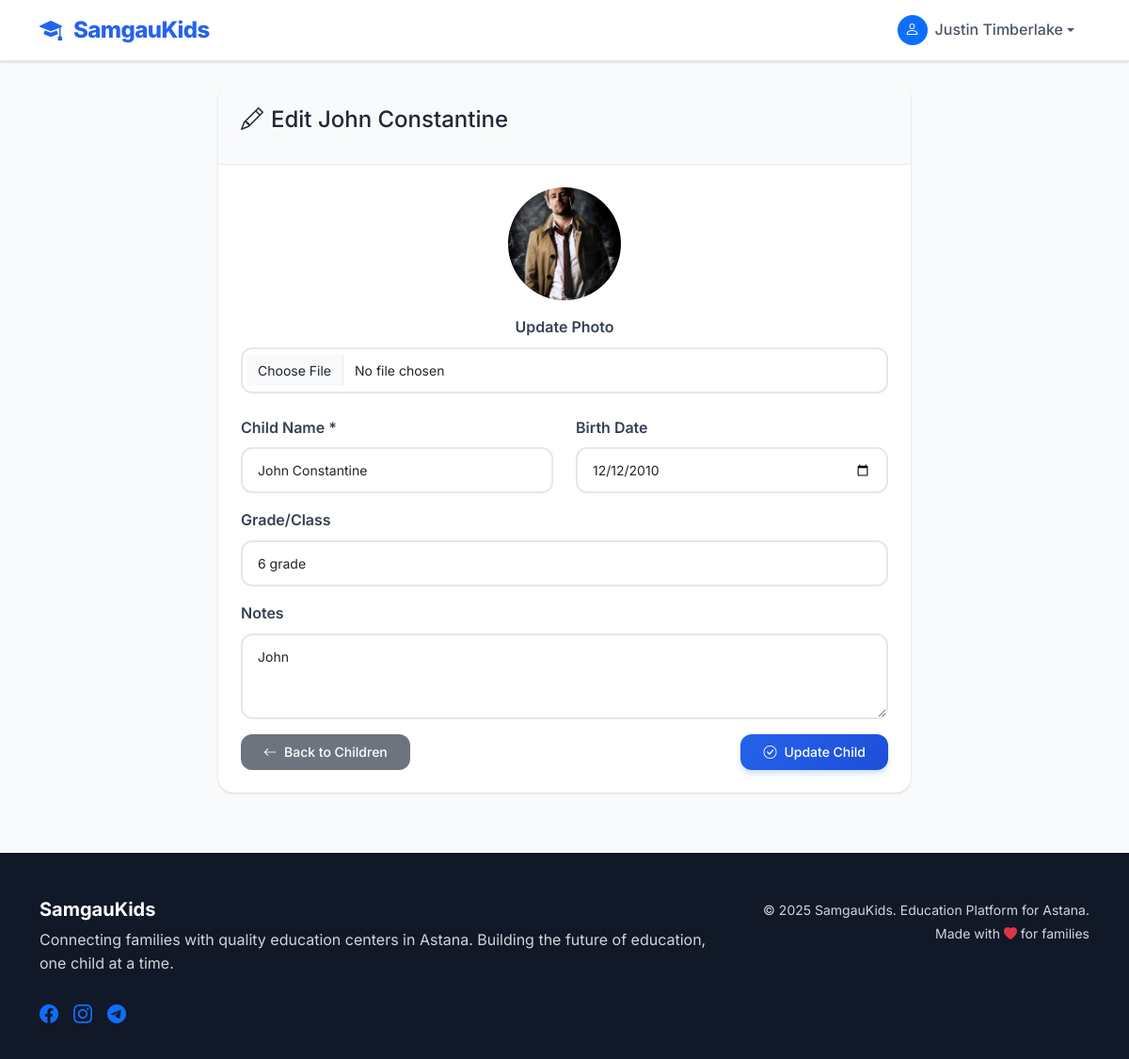
/parent/children/1/edit (signed in), run on the app's committed database.
### models.py (models this page shows, shortened)
class Child(db.Model):
    id = db.Column(db.Integer, primary_key=True)
    parent_id = db.Column(db.Integer, db.ForeignKey('parent.id'), nullable=False)
    name = db.Column(db.String(100), nullable=False)
    birth_date = db.Column(db.Date)
    grade = db.Column(db.String(20))
    notes = db.Column(db.Text)
    photo_url = db.Column(db.String(255))  # For uploaded photos
    medical_info = db.Column(db.Text)  # Important medical information
    emergency_contact = db.Column(db.String(100))  # Emergency contact name
    emergency_phone = db.Column(db.String(20))  # Emergency contact phone
    is_active = db.Column(db.Boolean, default=True)
    created_at = db.Column(db.DateTime, default=datetime.utcnow)
    updated_at = db.Column(db.DateTime, default=datetime.utcnow, onupdate=datetime.utcnow)
    parent = db.relationship('Parent', backref=db.backref('children', lazy=True))

### app.py (the view, shortened to what this page needs)
@app.route('/parent/children/<int:child_id>/edit', methods=['GET', 'POST'])
@login_required(role='parent')
def edit_child(child_id):
    parent = Parent.query.filter_by(user_id=session['user_id']).first()
    child = Child.query.filter_by(id=child_id, parent_id=parent.id).first()
    if not child:
        flash('Child not found.', 'danger')
        return redirect(url_for('manage_children'))
    return render_template('parent/edit_child.html', child=child)

### app.py (called while the page is built)
def login_required(role=None):
    def decorator(f):
        @wraps(f)
        def decorated_function(*args, **kwargs):
            if 'user_id' not in session:
                flash('Please log in to access this page.', 'warning')
                return redirect(url_for('login'))
            if role and session.get('user_role') != role:
                flash('Access denied. Insufficient permissions.', 'danger')
                return redirect(url_for('dashboard'))
            return f(*args, **kwargs)
        return decorated_function
    return decorator

### templates/parent/edit_child.html (shortened to what this page needs)
{% extends "base.html" %}
{% block content %}
<div class="container mt-4">
    <div class="row justify-content-center">
        <div class="col-md-8">
            <div class="card">
                <div class="card-header">
                    <h4><i class="bi bi-pencil me-2"></i>Edit {{ child.name }}</h4>
                </div>
                <div class="card-body">
                    <form method="POST" enctype="multipart/form-data">
                        <div class="text-center mb-4">
                            <div id="photoPreview" class="mb-3">
                                {% if child.photo_url %}
                                <img src="{{ url_for('static', filename='uploads/' + child.photo_url) }}"
                                     class="rounded-circle mx-auto"
                                     style="width: 120px; height: 120px; object-fit: cover;">
                                {% else %}
                                <div class="bg-light rounded-circle mx-auto d-flex align-items-center justify-content-center"
                                     style="width: 120px; height: 120px;">
                                    <i class="bi bi-person display-4 text-muted"></i>
                                </div>
                                {% endif %}
                            </div>
                            <div class="mb-3">
                                <label for="photo" class="form-label">Update Photo</label>
                                <input type="file" class="form-control" id="photo" name="photo"
                                       accept="image/*" onchange="previewPhoto(this)">
                            </div>
                        </div>
                        <div class="row">
                            <div class="col-md-6 mb-3">
                                <label for="name" class="form-label">Child Name *</label>
                                <input type="text" class="form-control" id="name" name="name"
                                       value="{{ child.name }}" required>
                            </div>
                            <div class="col-md-6 mb-3">
                                <label for="birth_date" class="form-label">Birth Date</label>
                                <input type="date" class="form-control" id="birth_date" name="birth_date"
                                       value="{{ child.birth_date.strftime('%Y-%m-%d') if child.birth_date }}">
                            </div>
                        </div>
                        <div class="mb-3">
                            <label for="grade" class="form-label">Grade/Class</label>
                            <input type="text" class="form-control" id="grade" name="grade"
                                   value="{{ child.grade or '' }}">
                        </div>
                        <div class="mb-3">
                            <label for="notes" class="form-label">Notes</label>
                            <textarea class="form-control" id="notes" name="notes" rows="3">{{ child.notes or '' }}</textarea>
                        </div>
                        {% set active_enrollments = child.enrollments|selectattr('status', 'equalto', 'active')|list %}
                        <div class="d-flex justify-content-between">
                            <a href="{{ url_for('manage_children') }}" class="btn btn-secondary">
                                <i class="bi bi-arrow-left me-2"></i>Back to Children
                            </a>
                            <button type="submit" class="btn btn-primary">
                                <i class="bi bi-check-circle me-2"></i>Update Child
                            </button>
                        </div>
                    </form>
                </div>
            </div>
        </div>
    </div>
</div>
{% endblock %}

### templates/base.html (style rules this page uses)
:root { --primary-50: #eff6ff; --primary-100: #dbeafe; --primary-200: #bfdbfe; --primary-300: #93c5fd; --primary-400: #60a5fa; --primary-500: #3b82f6; --primary-600: #2563eb; --primary-700: #1d4ed8; --primary-800: #1e40af; --primary-900: #1e3a8a; --secondary-500: #06b6d4; --success-500: #10b981; --warning-500: #f59e0b; --danger-500: #ef4444; --gray-50: #f9fafb; --gray-100: #f3f4f6; --gray-200: #e5e7eb; --gray-300: #d1d5db; --gray-400: #9ca3af; --gray-500: #6b7280; --gray-600: #4b5563; --gray-700: #374151; --gray-800: #1f2937; --gray-900: #111827; --primary-color: var(--primary-600); --secondary-color: var(--secondary-500); --success-color: var(--success-500); --danger-color: var(--danger-500); --warning-color: var(--warning-500); --info-color: var(--primary-500); --light-color: var(--gray-50); --dark-color: var(--gray-900); }
* { box-sizing: border-box; }
body { font-family: 'Inter', -apple-system, BlinkMacSystemFont, 'Segoe UI', Roboto, sans-serif; background-color: var(--gray-50); color: var(--gray-800); line-height: 1.6; font-size: 16px; font-weight: 400; }
.btn { font-weight: 500; border-radius: 0.75rem; padding: 0.75rem 1.5rem; border: none; transition: all 0.2s ease; text-decoration: none; display: inline-flex; align-items: center; justify-content: center; font-size: 0.875rem; line-height: 1; }
.btn-primary { background: linear-gradient(135deg, var(--primary-600) 0%, var(--primary-700) 100%); color: white; box-shadow: 0 4px 6px -1px rgba(59, 130, 246, 0.3); }
.card { border: none; border-radius: 1rem; box-shadow: 0 1px 3px 0 rgba(0, 0, 0, 0.1), 0 1px 2px 0 rgba(0, 0, 0, 0.06); transition: all 0.3s ease; background: white; overflow: hidden; }
.card-header { background: var(--gray-50); border-bottom: 1px solid var(--gray-200); padding: 1.5rem; font-weight: 600; color: var(--gray-800); }
.card-body { padding: 1.5rem; }
.form-control { border: 2px solid var(--gray-200); border-radius: 0.75rem; padding: 0.75rem 1rem; font-size: 0.875rem; transition: all 0.2s ease; background: white; }
.form-label { font-weight: 600; color: var(--gray-700); margin-bottom: 0.5rem; }

### data on the page
Child: name "John Constantine", photo_url (picture), birth_date "12/12/2010", grade "6 grade", notes "John"

### other printed values
{{ session.user_name }} "Justin Timberlake"
